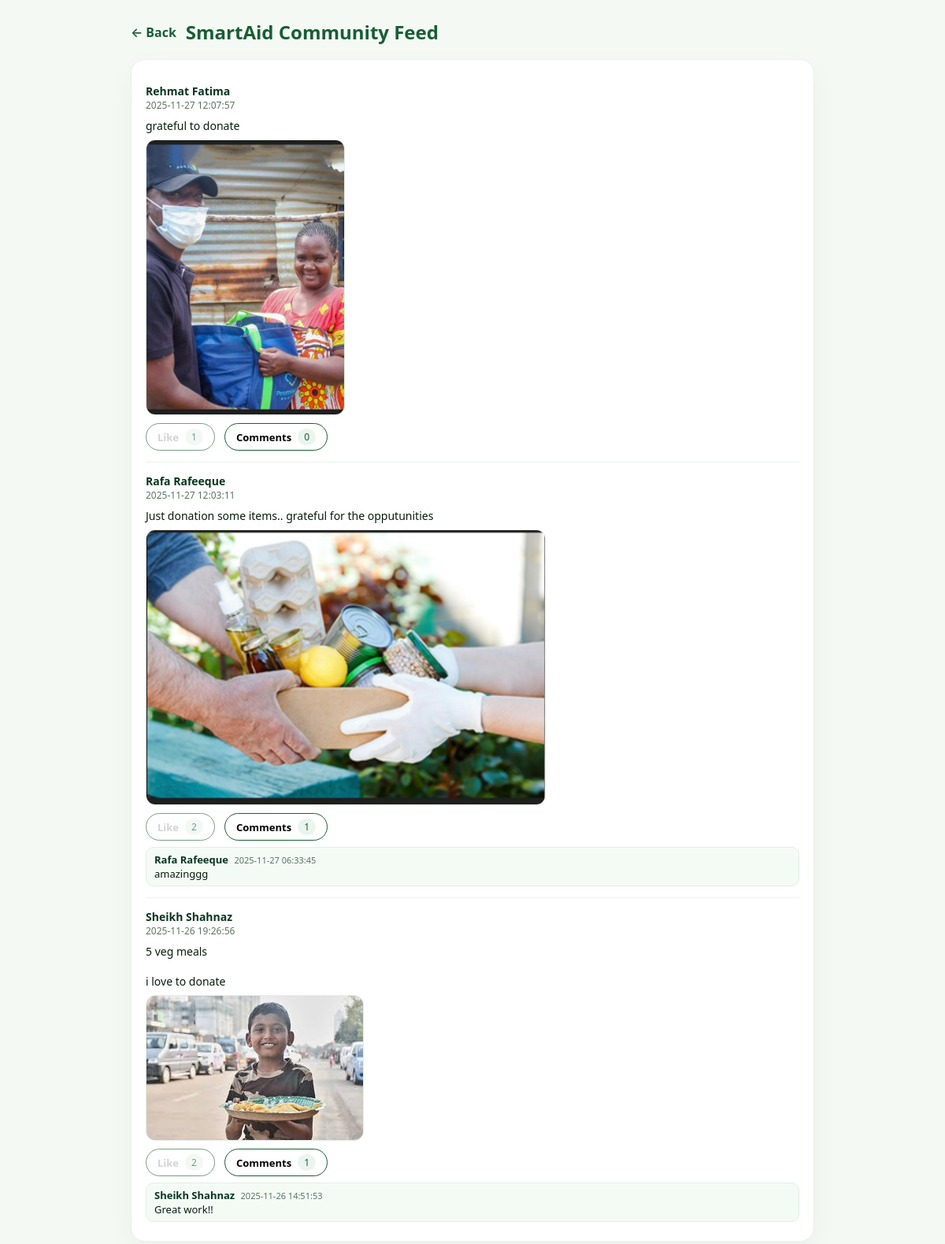
The app's page /feed.php with its own data.
### tables this page shows
CREATE TABLE `posts` (
  `id` int(11) NOT NULL,
  `user_id` int(11) NOT NULL,
  `caption` text DEFAULT NULL,
  `image_path` varchar(255) DEFAULT NULL,
  `image_file` varchar(255) DEFAULT NULL,
  `created_at` datetime DEFAULT current_timestamp(),
  `updated_at` datetime DEFAULT NULL
);

CREATE TABLE `users` (
  `user_id` int(11) NOT NULL,
  `name` varchar(255) NOT NULL,
  `email` varchar(255) NOT NULL,
  `password_hash` varchar(255) NOT NULL,
  `phone` varchar(20) DEFAULT NULL,
  `location` varchar(255) DEFAULT NULL,
  `role` enum('donor','reporter','admin') NOT NULL,
  `verification_status` enum('none','pending','verified','rejected') DEFAULT 'none',
  `created_at` timestamp NOT NULL DEFAULT current_timestamp(),
  `status` enum('active','blocked') NOT NULL DEFAULT 'active',
  `lat` decimal(10,7) DEFAULT NULL,
  `lng` decimal(10,7) DEFAULT NULL
);

CREATE TABLE `post_comments` (
  `id` int(11) NOT NULL,
  `post_id` int(11) NOT NULL,
  `user_id` int(11) NOT NULL,
  `comment` text NOT NULL,
  `created_at` timestamp NOT NULL DEFAULT current_timestamp()
);

### feed.php (the view, shortened to what this page needs)
<?php
require_once 'config.php';
function e($s){
    return htmlspecialchars($s ?? '', ENT_QUOTES | ENT_SUBSTITUTE, 'UTF-8');
}
$backUrl = 'homepage.php';
$sql = "
    SELECT
        p.id,
        p.caption,
        p.image_file,
        p.created_at,
        u.name AS author
    FROM posts p
    INNER JOIN users u ON u.user_id = p.user_id
    WHERE u.role = 'donor'
    ORDER BY p.created_at DESC
";
$rows = $pdo->query($sql)->fetchAll(PDO::FETCH_ASSOC);
foreach ($rows as &$p) {
    $pid = (int)$p['id'];
    $stmtC = $pdo->prepare("
        SELECT c.comment, c.created_at, u.name AS commenter
        FROM post_comments c
        INNER JOIN users u ON u.user_id = c.user_id
        WHERE c.post_id = ?
        ORDER BY c.created_at ASC
    ");
    $stmtC->execute([$pid]);
    $p['comments'] = $stmtC->fetchAll(PDO::FETCH_ASSOC);
}
?>
<!doctype html>
<html lang="en">
<head>
</head>
<body>
  <div class="wrap">
    <header>
      <a href="<?= e($backUrl) ?>" class="back-link">
        <span>←</span><span>Back</span>
      </a>
      <h1>SmartAid Community Feed</h1>
    </header>
    <div class="feed-card">
      <?php if (empty($rows)): ?>
        <div class="empty">No posts yet. Donors can create posts from their dashboard.</div>
      <?php else: ?>
        <?php foreach ($rows as $post): ?>
          <article class="post">
            <div class="post-header">
              <span class="author"><?= e($post['author']); ?></span>
              <span class="time"><?= e($post['created_at']); ?></span>
            </div>
            <div class="caption"><?= nl2br(e($post['caption'])); ?></div>
            <?php if (!empty($post['image_file'])): ?>
              <img class="post-image" src="<?= e($post['image_file']); ?>" alt="Post image">
            <?php endif; ?>
            <div class="actions">
              <?php if (isset($_SESSION['user_id'])): ?>
                <form method="post" style="margin:0;">
                  <input type="hidden" name="post_id" value="<?= (int)$post['id']; ?>">
                  <button type="submit"
                          name="like_post"
                          class="btn-pill btn-like <?= $post['liked'] ? 'is-liked' : ''; ?>">
                    <span class="label">Like</span>
                    <span class="count"><?= (int)$post['likes']; ?></span>
                  </button>
                </form>
              <?php else: ?>
                <button class="btn-pill" disabled>
                  <span class="label">Like</span>
                  <span class="count"><?= (int)$post['likes']; ?></span>
                </button>
              <?php endif; ?>
              <button class="btn-pill" type="button">
                <span class="label">Comments</span>
                <span class="count"><?= count($post['comments']); ?></span>
              </button>
            </div>
            <?php if (!empty($post['comments'])): ?>
              <div class="comments">
                <?php foreach ($post['comments'] as $c): ?>
                  <div class="comment">
                    <b><?= e($c['commenter']); ?></b>
                    <span class="comment-time"><?= e($c['created_at']); ?></span><br>
                    <?= nl2br(e($c['comment'])); ?>
                  </div>
                <?php endforeach; ?>
              </div>
            <?php endif; ?>
          </article>
        <?php endforeach; ?>
      <?php endif; ?>
    </div>
  </div>
</body>
</html>

### feed.php (style rules this page uses)
:root { --bg:#f4f9f4; --card:#ffffff; --green:#185e34; --muted:#5b7364; --border:#d6e9dd; }
* { box-sizing:border-box;font-family:system-ui,-apple-system,BlinkMacSystemFont,"Segoe UI",sans-serif; }
body { margin:0;background:var(--bg);color:#061c10; }
.wrap { max-width:900px;margin:24px auto;padding:0 16px 24px; }
header { display:flex;align-items:center;gap:12px;margin-bottom:18px; }
.back-link { color:var(--green);text-decoration:none;font-size:14px;font-weight:600;display:inline-flex;align-items:center;gap:4px; }
.back-link span { font-size:16px; }
h1 { margin:0;font-size:24px;color:var(--green); }
.feed-card { background:var(--card); border-radius:18px; padding:16px 18px 10px; box-shadow:0 12px 35px rgba(0,0,0,0.04); border:1px solid #e7f2ea; }
.post { border-bottom:1px solid #edf4ee; padding:14px 0; }
.post:last-child { border-bottom:none; }
.post-header { display:flex; flex-direction:column; margin-bottom:6px; }
.author { font-weight:600; font-size:14px; color:#09351f; }
.time { font-size:12px; color:var(--muted); }
.caption { font-size:14px; margin:8px 0; white-space:pre-wrap; }
.post-image { margin-top:6px; border-radius:12px; border:1px solid #e3eee6; max-width:100%; max-height:350px; object-fit:contain; background:#f3fbf5; display:block; }
.actions { display:flex; gap:12px; margin-top:10px; align-items:center; flex-wrap:wrap; }
.btn-pill { border-radius:999px; padding:6px 14px; border:1px solid var(--green); background:#ffffff; font-size:13px; display:inline-flex; align-items:center; gap:8px; cursor:pointer; transition:background 0.2s, color 0.2s, box-shadow 0.2s, transform 0.08s; }
.btn-pill .label { font-weight:600; }
.btn-pill .count { font-size:12px; padding:2px 8px; border-radius:999px; background:#eaf5ee; color:#185e34; }
.btn-pill[disabled] { opacity:0.6; cursor:default; box-shadow:none; transform:none; }
.comments { margin-top:8px; }
.comment { background:#f4fbf5; border-radius:10px; padding:6px 10px; font-size:13px; margin-top:4px; border:1px solid #e0efe5; }
.comment b { color:#09351f; }
.comment-time { font-size:11px; color:var(--muted); margin-left:4px; }

### records on screen
posts: user.name "Rehmat Fatima", created_at "2025-11-27 12:07:57", caption "grateful to donate", image_file (picture), likes "1", count($post['comments']) "0"
posts: user.name "Rafa Rafeeque", created_at "2025-11-27 12:03:11", caption "Just donation some items.. grateful for the opputunities", image_file (picture), likes "2", count($post['comments']) "1"
post_comments: user.name "Rafa Rafeeque", created_at "2025-11-27 06:33:45", comment "amazinggg"
posts: user.name "Sheikh Shahnaz", created_at "2025-11-26 19:26:56", caption "5 veg meals i love to donate", image_file (picture), id "2", count($post['comments']) "1"
post_comments: user.name "Sheikh Shahnaz", created_at "2025-11-26 14:51:53", comment "Great work!!"
